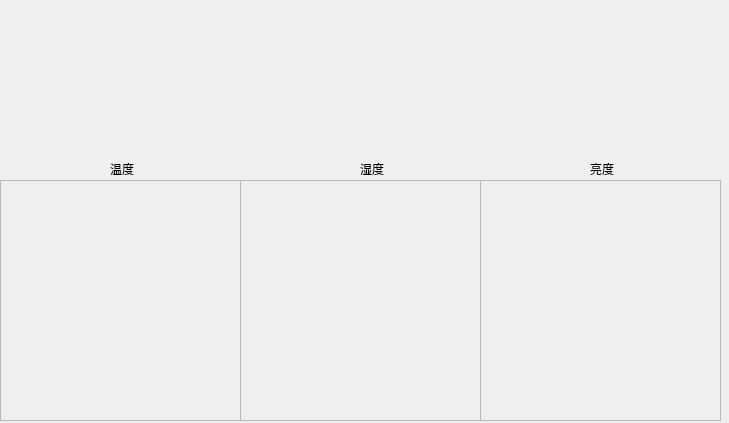
<?xml version="1.0" encoding="UTF-8"?>
<ui version="4.0">
 <class>frmMain</class>
 <widget class="QWidget" name="frmMain">
  <property name="geometry">
   <rect>
    <x>0</x>
    <y>0</y>
    <width>729</width>
    <height>423</height>
   </rect>
  </property>
  <property name="windowTitle">
   <string>Form</string>
  </property>
  <property name="styleSheet">
   <string notr="true"/>
  </property>
  <widget class="QFrame" name="fm_1">
   <property name="geometry">
    <rect>
     <x>0</x>
     <y>180</y>
     <width>241</width>
     <height>241</height>
    </rect>
   </property>
   <property name="cursor">
    <cursorShape>ArrowCursor</cursorShape>
   </property>
   <property name="frameShape">
    <enum>QFrame::StyledPanel</enum>
   </property>
   <property name="frameShadow">
    <enum>QFrame::Raised</enum>
   </property>
   <property name="lineWidth">
    <number>0</number>
   </property>
  </widget>
  <widget class="QFrame" name="fm_3">
   <property name="geometry">
    <rect>
     <x>480</x>
     <y>180</y>
     <width>241</width>
     <height>241</height>
    </rect>
   </property>
   <property name="frameShape">
    <enum>QFrame::StyledPanel</enum>
   </property>
   <property name="frameShadow">
    <enum>QFrame::Raised</enum>
   </property>
  </widget>
  <widget class="QFrame" name="fm_2">
   <property name="geometry">
    <rect>
     <x>240</x>
     <y>180</y>
     <width>241</width>
     <height>241</height>
    </rect>
   </property>
   <property name="frameShape">
    <enum>QFrame::StyledPanel</enum>
   </property>
   <property name="frameShadow">
    <enum>QFrame::Raised</enum>
   </property>
  </widget>
  <widget class="QLabel" name="label">
   <property name="geometry">
    <rect>
     <x>110</x>
     <y>160</y>
     <width>62</width>
     <height>17</height>
    </rect>
   </property>
   <property name="text">
    <string>温度</string>
   </property>
  </widget>
  <widget class="QLabel" name="label_2">
   <property name="geometry">
    <rect>
     <x>360</x>
     <y>160</y>
     <width>62</width>
     <height>17</height>
    </rect>
   </property>
   <property name="text">
    <string>湿度</string>
   </property>
  </widget>
  <widget class="QLabel" name="label_3">
   <property name="geometry">
    <rect>
     <x>590</x>
     <y>160</y>
     <width>62</width>
     <height>17</height>
    </rect>
   </property>
   <property name="text">
    <string>亮度</string>
   </property>
  </widget>
 </widget>
 <resources/>
 <connections/>
</ui>
